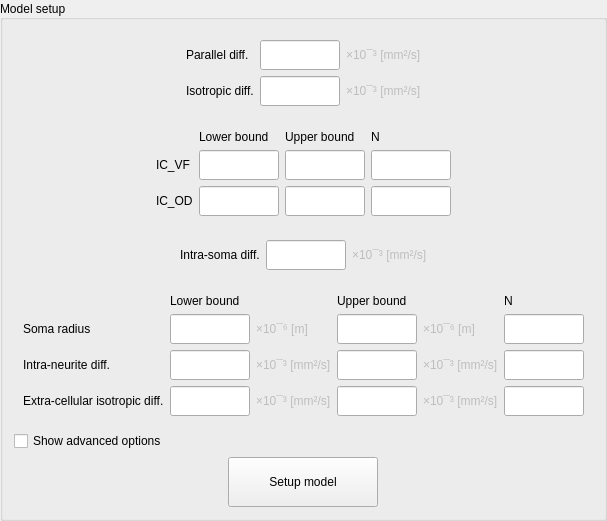
     <widget class="QGroupBox" name="groupBoxModelSetup">
      <property name="sizePolicy">
       <sizepolicy hsizetype="Preferred" vsizetype="MinimumExpanding">
        <horstretch>0</horstretch>
        <verstretch>0</verstretch>
       </sizepolicy>
      </property>
      <property name="title">
       <string>Model setup</string>
      </property>
      <property name="alignment">
       <set>Qt::AlignLeading|Qt::AlignLeft|Qt::AlignVCenter</set>
      </property>
      <layout class="QGridLayout" name="gridLayout_22">
       <item row="0" column="0" alignment="Qt::AlignHCenter|Qt::AlignVCenter">
        <widget class="QGroupBox" name="groupBoxNODDISetup">
         <property name="styleSheet">
          <string notr="true">QGroupBox
{
	border: 0;
}</string>
         </property>
         <layout class="QGridLayout" name="gridLayout_12">
          <item row="0" column="1">
           <widget class="QLineEdit" name="lineEditDiffPar">
            <property name="sizePolicy">
             <sizepolicy hsizetype="Preferred" vsizetype="Preferred">
              <horstretch>0</horstretch>
              <verstretch>0</verstretch>
             </sizepolicy>
            </property>
            <property name="minimumSize">
             <size>
              <width>80</width>
              <height>30</height>
             </size>
            </property>
            <property name="maximumSize">
             <size>
              <width>80</width>
              <height>30</height>
             </size>
            </property>
            <property name="placeholderText">
             <string/>
            </property>
           </widget>
          </item>
          <item row="1" column="0">
           <widget class="QLabel" name="labelDiffIso">
            <property name="sizePolicy">
             <sizepolicy hsizetype="Preferred" vsizetype="Preferred">
              <horstretch>0</horstretch>
              <verstretch>0</verstretch>
             </sizepolicy>
            </property>
            <property name="text">
             <string>Isotropic diff.</string>
            </property>
           </widget>
          </item>
          <item row="0" column="2">
           <widget class="QLabel" name="labelDiffParUnit">
            <property name="enabled">
             <bool>false</bool>
            </property>
            <property name="sizePolicy">
             <sizepolicy hsizetype="Preferred" vsizetype="Preferred">
              <horstretch>0</horstretch>
              <verstretch>0</verstretch>
             </sizepolicy>
            </property>
            <property name="text">
             <string>×10¯³ [mm²/s]</string>
            </property>
           </widget>
          </item>
          <item row="1" column="2">
           <widget class="QLabel" name="labelDiffIsoUnit">
            <property name="enabled">
             <bool>false</bool>
            </property>
            <property name="sizePolicy">
             <sizepolicy hsizetype="Preferred" vsizetype="Preferred">
              <horstretch>0</horstretch>
              <verstretch>0</verstretch>
             </sizepolicy>
            </property>
            <property name="text">
             <string>×10¯³ [mm²/s]</string>
            </property>
           </widget>
          </item>
          <item row="1" column="1">
           <widget class="QLineEdit" name="lineEditDiffIso">
            <property name="sizePolicy">
             <sizepolicy hsizetype="Preferred" vsizetype="Preferred">
              <horstretch>0</horstretch>
              <verstretch>0</verstretch>
             </sizepolicy>
            </property>
            <property name="minimumSize">
             <size>
              <width>80</width>
              <height>30</height>
             </size>
            </property>
            <property name="maximumSize">
             <size>
              <width>80</width>
              <height>30</height>
             </size>
            </property>
           </widget>
          </item>
          <item row="0" column="0">
           <widget class="QLabel" name="labelDiffPar">
            <property name="sizePolicy">
             <sizepolicy hsizetype="Preferred" vsizetype="Preferred">
              <horstretch>0</horstretch>
              <verstretch>0</verstretch>
             </sizepolicy>
            </property>
            <property name="text">
             <string>Parallel diff.</string>
            </property>
           </widget>
          </item>
         </layout>
        </widget>
       </item>
       <item row="5" column="0" alignment="Qt::AlignHCenter">
        <widget class="QPushButton" name="pushButtonSetupModel">
         <property name="sizePolicy">
          <sizepolicy hsizetype="Preferred" vsizetype="Preferred">
           <horstretch>0</horstretch>
           <verstretch>0</verstretch>
          </sizepolicy>
         </property>
         <property name="minimumSize">
          <size>
           <width>150</width>
           <height>50</height>
          </size>
         </property>
         <property name="maximumSize">
          <size>
           <width>150</width>
           <height>50</height>
          </size>
         </property>
         <property name="cursor">
          <cursorShape>PointingHandCursor</cursorShape>
         </property>
         <property name="styleSheet">
          <string notr="true"/>
         </property>
         <property name="text">
          <string>Setup model</string>
         </property>
        </widget>
       </item>
       <item row="4" column="0" alignment="Qt::AlignLeft|Qt::AlignBottom">
        <widget class="QCheckBox" name="checkBoxAdvModelSetup">
         <property name="text">
          <string>Show advanced options</string>
         </property>
        </widget>
       </item>
       <item row="3" column="0" alignment="Qt::AlignHCenter|Qt::AlignVCenter">
        <widget class="QGroupBox" name="groupBoxAdvSANDISetup">
         <property name="styleSheet">
          <string notr="true">QGroupBox
{
	border: 0;
}</string>
         </property>
         <layout class="QGridLayout" name="gridLayout_8">
          <item row="0" column="1">
           <widget class="QLabel" name="labelSANDILB">
            <property name="sizePolicy">
             <sizepolicy hsizetype="Preferred" vsizetype="Preferred">
              <horstretch>0</horstretch>
              <verstretch>0</verstretch>
             </sizepolicy>
            </property>
            <property name="text">
             <string>Lower bound</string>
            </property>
           </widget>
          </item>
          <item row="0" column="3">
           <widget class="QLabel" name="labelSANDIUB">
            <property name="sizePolicy">
             <sizepolicy hsizetype="Preferred" vsizetype="Preferred">
              <horstretch>0</horstretch>
              <verstretch>0</verstretch>
             </sizepolicy>
            </property>
            <property name="text">
             <string>Upper bound</string>
            </property>
           </widget>
          </item>
          <item row="0" column="5">
           <widget class="QLabel" name="labelSANDIN">
            <property name="sizePolicy">
             <sizepolicy hsizetype="Preferred" vsizetype="Preferred">
              <horstretch>0</horstretch>
              <verstretch>0</verstretch>
             </sizepolicy>
            </property>
            <property name="text">
             <string>N</string>
            </property>
           </widget>
          </item>
          <item row="1" column="0">
           <widget class="QLabel" name="labelRadius">
            <property name="sizePolicy">
             <sizepolicy hsizetype="Preferred" vsizetype="Preferred">
              <horstretch>0</horstretch>
              <verstretch>0</verstretch>
             </sizepolicy>
            </property>
            <property name="frameShape">
             <enum>QFrame::NoFrame</enum>
            </property>
            <property name="frameShadow">
             <enum>QFrame::Plain</enum>
            </property>
            <property name="text">
             <string>Soma radius</string>
            </property>
            <property name="alignment">
             <set>Qt::AlignLeading|Qt::AlignLeft|Qt::AlignVCenter</set>
            </property>
           </widget>
          </item>
          <item row="1" column="1">
           <widget class="QLineEdit" name="lineEditRadiusLB">
            <property name="sizePolicy">
             <sizepolicy hsizetype="Preferred" vsizetype="Preferred">
              <horstretch>0</horstretch>
              <verstretch>0</verstretch>
             </sizepolicy>
            </property>
            <property name="minimumSize">
             <size>
              <width>80</width>
              <height>30</height>
             </size>
            </property>
            <property name="maximumSize">
             <size>
              <width>80</width>
              <height>30</height>
             </size>
            </property>
           </widget>
          </item>
          <item row="1" column="2">
           <widget class="QLabel" name="labelRadiusLBUnit">
            <property name="enabled">
             <bool>false</bool>
            </property>
            <property name="sizePolicy">
             <sizepolicy hsizetype="Preferred" vsizetype="Preferred">
              <horstretch>0</horstretch>
              <verstretch>0</verstretch>
             </sizepolicy>
            </property>
            <property name="text">
             <string>×10¯⁶ [m]</string>
            </property>
           </widget>
          </item>
          <item row="1" column="3">
           <widget class="QLineEdit" name="lineEditRadiusUB">
            <property name="sizePolicy">
             <sizepolicy hsizetype="Preferred" vsizetype="Preferred">
              <horstretch>0</horstretch>
              <verstretch>0</verstretch>
             </sizepolicy>
            </property>
            <property name="minimumSize">
             <size>
              <width>80</width>
              <height>30</height>
             </size>
            </property>
            <property name="maximumSize">
             <size>
              <width>80</width>
              <height>30</height>
             </size>
            </property>
           </widget>
          </item>
          <item row="1" column="4">
           <widget class="QLabel" name="labelRadiusUBUnit">
            <property name="enabled">
             <bool>false</bool>
            </property>
            <property name="sizePolicy">
             <sizepolicy hsizetype="Preferred" vsizetype="Preferred">
              <horstretch>0</horstretch>
              <verstretch>0</verstretch>
             </sizepolicy>
            </property>
            <property name="text">
             <string>×10¯⁶ [m]</string>
            </property>
           </widget>
          </item>
          <item row="1" column="5">
           <widget class="QLineEdit" name="lineEditRadiusN">
            <property name="sizePolicy">
             <sizepolicy hsizetype="Preferred" vsizetype="Preferred">
              <horstretch>0</horstretch>
              <verstretch>0</verstretch>
             </sizepolicy>
            </property>
            <property name="minimumSize">
             <size>
              <width>80</width>
              <height>30</height>
             </size>
            </property>
            <property name="maximumSize">
             <size>
              <width>80</width>
              <height>30</height>
             </size>
            </property>
           </widget>
          </item>
          <item row="2" column="0">
           <widget class="QLabel" name="labelDiffIN">
            <property name="sizePolicy">
             <sizepolicy hsizetype="Preferred" vsizetype="Preferred">
              <horstretch>0</horstretch>
              <verstretch>0</verstretch>
             </sizepolicy>
            </property>
            <property name="text">
             <string>Intra-neurite diff.</string>
            </property>
            <property name="alignment">
             <set>Qt::AlignLeading|Qt::AlignLeft|Qt::AlignVCenter</set>
            </property>
           </widget>
          </item>
          <item row="2" column="1">
           <widget class="QLineEdit" name="lineEditDiffINLB">
            <property name="sizePolicy">
             <sizepolicy hsizetype="Preferred" vsizetype="Preferred">
              <horstretch>0</horstretch>
              <verstretch>0</verstretch>
             </sizepolicy>
            </property>
            <property name="minimumSize">
             <size>
              <width>80</width>
              <height>30</height>
             </size>
            </property>
            <property name="maximumSize">
             <size>
              <width>80</width>
              <height>30</height>
             </size>
            </property>
           </widget>
          </item>
          <item row="2" column="2">
           <widget class="QLabel" name="labelDiffINLBUnit">
            <property name="enabled">
             <bool>false</bool>
            </property>
            <property name="sizePolicy">
             <sizepolicy hsizetype="Preferred" vsizetype="Preferred">
              <horstretch>0</horstretch>
              <verstretch>0</verstretch>
             </sizepolicy>
            </property>
            <property name="text">
             <string>×10¯³ [mm²/s]</string>
            </property>
           </widget>
          </item>
          <item row="2" column="3">
           <widget class="QLineEdit" name="lineEditDiffINUB">
            <property name="sizePolicy">
             <sizepolicy hsizetype="Preferred" vsizetype="Preferred">
              <horstretch>0</horstretch>
              <verstretch>0</verstretch>
             </sizepolicy>
            </property>
            <property name="minimumSize">
             <size>
              <width>80</width>
              <height>30</height>
             </size>
            </property>
            <property name="maximumSize">
             <size>
              <width>80</width>
              <height>30</height>
             </size>
            </property>
           </widget>
          </item>
          <item row="2" column="4">
           <widget class="QLabel" name="labelDiffINUBUnit">
            <property name="enabled">
             <bool>false</bool>
            </property>
            <property name="sizePolicy">
             <sizepolicy hsizetype="Preferred" vsizetype="Preferred">
              <horstretch>0</horstretch>
              <verstretch>0</verstretch>
             </sizepolicy>
            </property>
            <property name="text">
             <string>×10¯³ [mm²/s]</string>
            </property>
           </widget>
          </item>
          <item row="2" column="5">
           <widget class="QLineEdit" name="lineEditDiffINN">
            <property name="sizePolicy">
             <sizepolicy hsizetype="Preferred" vsizetype="Preferred">
              <horstretch>0</horstretch>
              <verstretch>0</verstretch>
             </sizepolicy>
            </property>
            <property name="minimumSize">
             <size>
              <width>80</width>
              <height>30</height>
             </size>
            </property>
            <property name="maximumSize">
             <size>
              <width>80</width>
              <height>30</height>
             </size>
            </property>
           </widget>
          </item>
          <item row="3" column="0">
           <widget class="QLabel" name="labelDiffECI">
            <property name="sizePolicy">
             <sizepolicy hsizetype="Preferred" vsizetype="Preferred">
              <horstretch>0</horstretch>
              <verstretch>0</verstretch>
             </sizepolicy>
            </property>
            <property name="text">
             <string>Extra-cellular isotropic diff.</string>
            </property>
            <property name="alignment">
             <set>Qt::AlignLeading|Qt::AlignLeft|Qt::AlignVCenter</set>
            </property>
           </widget>
          </item>
          <item row="3" column="1">
           <widget class="QLineEdit" name="lineEditDiffECILB">
            <property name="sizePolicy">
             <sizepolicy hsizetype="Preferred" vsizetype="Preferred">
              <horstretch>0</horstretch>
              <verstretch>0</verstretch>
             </sizepolicy>
            </property>
            <property name="minimumSize">
             <size>
              <width>80</width>
              <height>30</height>
             </size>
            </property>
            <property name="maximumSize">
             <size>
              <width>80</width>
              <height>30</height>
             </size>
            </property>
           </widget>
          </item>
          <item row="3" column="2">
           <widget class="QLabel" name="labelDiffECILBUnit">
            <property name="enabled">
             <bool>false</bool>
            </property>
            <property name="sizePolicy">
             <sizepolicy hsizetype="Preferred" vsizetype="Preferred">
              <horstretch>0</horstretch>
              <verstretch>0</verstretch>
             </sizepolicy>
            </property>
            <property name="text">
             <string>×10¯³ [mm²/s]</string>
            </property>
           </widget>
          </item>
          <item row="3" column="3">
           <widget class="QLineEdit" name="lineEditDiffECIUB">
            <property name="sizePolicy">
             <sizepolicy hsizetype="Preferred" vsizetype="Preferred">
              <horstretch>0</horstretch>
              <verstretch>0</verstretch>
             </sizepolicy>
            </property>
            <property name="minimumSize">
             <size>
              <width>80</width>
              <height>30</height>
             </size>
            </property>
            <property name="maximumSize">
             <size>
              <width>80</width>
              <height>30</height>
             </size>
            </property>
           </widget>
          </item>
          <item row="3" column="4">
           <widget class="QLabel" name="labelDiffECIUBUnit">
            <property name="enabled">
             <bool>false</bool>
            </property>
            <property name="sizePolicy">
             <sizepolicy hsizetype="Preferred" vsizetype="Preferred">
              <horstretch>0</horstretch>
              <verstretch>0</verstretch>
             </sizepolicy>
            </property>
            <property name="text">
             <string>×10¯³ [mm²/s]</string>
            </property>
           </widget>
          </item>
          <item row="3" column="5">
           <widget class="QLineEdit" name="lineEditDiffECIN">
            <property name="sizePolicy">
             <sizepolicy hsizetype="Preferred" vsizetype="Preferred">
              <horstretch>0</horstretch>
              <verstretch>0</verstretch>
             </sizepolicy>
            </property>
            <property name="minimumSize">
             <size>
              <width>80</width>
              <height>30</height>
             </size>
            </property>
            <property name="maximumSize">
             <size>
              <width>80</width>
              <height>30</height>
             </size>
            </property>
           </widget>
          </item>
         </layout>
        </widget>
       </item>
       <item row="2" column="0" alignment="Qt::AlignHCenter|Qt::AlignVCenter">
        <widget class="QGroupBox" name="groupBoxSANDISetup">
         <property name="styleSheet">
          <string notr="true">QGroupBox
{
	border: 0;
}</string>
         </property>
         <layout class="QGridLayout" name="gridLayout_6">
          <item row="0" column="0">
           <widget class="QLabel" name="labelDiffIS">
            <property name="sizePolicy">
             <sizepolicy hsizetype="Preferred" vsizetype="Preferred">
              <horstretch>0</horstretch>
              <verstretch>0</verstretch>
             </sizepolicy>
            </property>
            <property name="text">
             <string>Intra-soma diff.</string>
            </property>
           </widget>
          </item>
          <item row="0" column="1">
           <widget class="QLineEdit" name="lineEditDiffIS">
            <property name="sizePolicy">
             <sizepolicy hsizetype="Preferred" vsizetype="Preferred">
              <horstretch>0</horstretch>
              <verstretch>0</verstretch>
             </sizepolicy>
            </property>
            <property name="minimumSize">
             <size>
              <width>80</width>
              <height>30</height>
             </size>
            </property>
            <property name="maximumSize">
             <size>
              <width>80</width>
              <height>30</height>
             </size>
            </property>
            <property name="inputMask">
             <string/>
            </property>
            <property name="placeholderText">
             <string/>
            </property>
           </widget>
          </item>
          <item row="0" column="2">
           <widget class="QLabel" name="labelDiffISUnit">
            <property name="enabled">
             <bool>false</bool>
            </property>
            <property name="sizePolicy">
             <sizepolicy hsizetype="Preferred" vsizetype="Preferred">
              <horstretch>0</horstretch>
              <verstretch>0</verstretch>
             </sizepolicy>
            </property>
            <property name="text">
             <string>×10¯³ [mm²/s]</string>
            </property>
           </widget>
          </item>
         </layout>
        </widget>
       </item>
       <item row="1" column="0" alignment="Qt::AlignHCenter|Qt::AlignVCenter">
        <widget class="QGroupBox" name="groupBoxAdvNODDISetup">
         <property name="styleSheet">
          <string notr="true">QGroupBox
{
	border: 0;
}</string>
         </property>
         <layout class="QGridLayout" name="gridLayout_5">
          <item row="0" column="1">
           <widget class="QLabel" name="labelNODDILB">
            <property name="sizePolicy">
             <sizepolicy hsizetype="Preferred" vsizetype="Preferred">
              <horstretch>0</horstretch>
              <verstretch>0</verstretch>
             </sizepolicy>
            </property>
            <property name="text">
             <string>Lower bound</string>
            </property>
           </widget>
          </item>
          <item row="0" column="2">
           <widget class="QLabel" name="labelNODDIUB">
            <property name="sizePolicy">
             <sizepolicy hsizetype="Preferred" vsizetype="Preferred">
              <horstretch>0</horstretch>
              <verstretch>0</verstretch>
             </sizepolicy>
            </property>
            <property name="text">
             <string>Upper bound</string>
            </property>
           </widget>
          </item>
          <item row="0" column="3">
           <widget class="QLabel" name="labelNODDIN">
            <property name="sizePolicy">
             <sizepolicy hsizetype="Preferred" vsizetype="Preferred">
              <horstretch>0</horstretch>
              <verstretch>0</verstretch>
             </sizepolicy>
            </property>
            <property name="text">
             <string>N</string>
            </property>
           </widget>
          </item>
          <item row="1" column="0">
           <widget class="QLabel" name="labelICVF">
            <property name="sizePolicy">
             <sizepolicy hsizetype="Preferred" vsizetype="Preferred">
              <horstretch>0</horstretch>
              <verstretch>0</verstretch>
             </sizepolicy>
            </property>
            <property name="toolTip">
             <string>Intra-cellular Volum Fraction</string>
            </property>
            <property name="text">
             <string>IC_VF</string>
            </property>
           </widget>
          </item>
          <item row="1" column="1">
           <widget class="QLineEdit" name="lineEditICVFLB">
            <property name="sizePolicy">
             <sizepolicy hsizetype="Preferred" vsizetype="Preferred">
              <horstretch>0</horstretch>
              <verstretch>0</verstretch>
             </sizepolicy>
            </property>
            <property name="minimumSize">
             <size>
              <width>80</width>
              <height>30</height>
             </size>
            </property>
            <property name="maximumSize">
             <size>
              <width>80</width>
              <height>30</height>
             </size>
            </property>
           </widget>
          </item>
          <item row="1" column="2">
           <widget class="QLineEdit" name="lineEditICVFUB">
            <property name="sizePolicy">
             <sizepolicy hsizetype="Preferred" vsizetype="Preferred">
              <horstretch>0</horstretch>
              <verstretch>0</verstretch>
             </sizepolicy>
            </property>
            <property name="minimumSize">
             <size>
              <width>80</width>
              <height>30</height>
             </size>
            </property>
            <property name="maximumSize">
             <size>
              <width>80</width>
              <height>30</height>
             </size>
            </property>
           </widget>
          </item>
          <item row="1" column="3">
           <widget class="QLineEdit" name="lineEditICVFN">
            <property name="sizePolicy">
             <sizepolicy hsizetype="Preferred" vsizetype="Preferred">
              <horstretch>0</horstretch>
              <verstretch>0</verstretch>
             </sizepolicy>
            </property>
            <property name="minimumSize">
             <size>
              <width>80</width>
              <height>30</height>
             </size>
            </property>
            <property name="maximumSize">
             <size>
              <width>80</width>
              <height>30</height>
             </size>
            </property>
           </widget>
          </item>
          <item row="2" column="0">
           <widget class="QLabel" name="labelICOD">
            <property name="sizePolicy">
             <sizepolicy hsizetype="Preferred" vsizetype="Preferred">
              <horstretch>0</horstretch>
              <verstretch>0</verstretch>
             </sizepolicy>
            </property>
            <property name="text">
             <string>IC_OD</string>
            </property>
           </widget>
          </item>
          <item row="2" column="1">
           <widget class="QLineEdit" name="lineEditICODLB">
            <property name="sizePolicy">
             <sizepolicy hsizetype="Preferred" vsizetype="Preferred">
              <horstretch>0</horstretch>
              <verstretch>0</verstretch>
             </sizepolicy>
            </property>
            <property name="minimumSize">
             <size>
              <width>80</width>
              <height>30</height>
             </size>
            </property>
            <property name="maximumSize">
             <size>
              <width>80</width>
              <height>30</height>
             </size>
            </property>
           </widget>
          </item>
          <item row="2" column="2">
           <widget class="QLineEdit" name="lineEditICODUB">
            <property name="sizePolicy">
             <sizepolicy hsizetype="Preferred" vsizetype="Preferred">
              <horstretch>0</horstretch>
              <verstretch>0</verstretch>
             </sizepolicy>
            </property>
            <property name="minimumSize">
             <size>
              <width>80</width>
              <height>30</height>
             </size>
            </property>
            <property name="maximumSize">
             <size>
              <width>80</width>
              <height>30</height>
             </size>
            </property>
           </widget>
          </item>
          <item row="2" column="3">
           <widget class="QLineEdit" name="lineEditICODN">
            <property name="sizePolicy">
             <sizepolicy hsizetype="Preferred" vsizetype="Preferred">
              <horstretch>0</horstretch>
              <verstretch>0</verstretch>
             </sizepolicy>
            </property>
            <property name="minimumSize">
             <size>
              <width>80</width>
              <height>30</height>
             </size>
            </property>
            <property name="maximumSize">
             <size>
              <width>80</width>
              <height>30</height>
             </size>
            </property>
           </widget>
          </item>
         </layout>
        </widget>
       </item>
      </layout>
     </widget>
